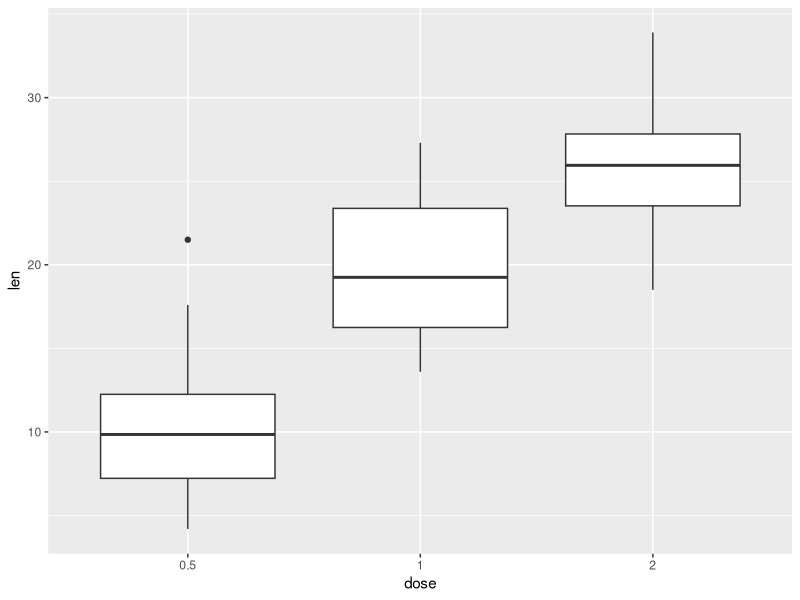
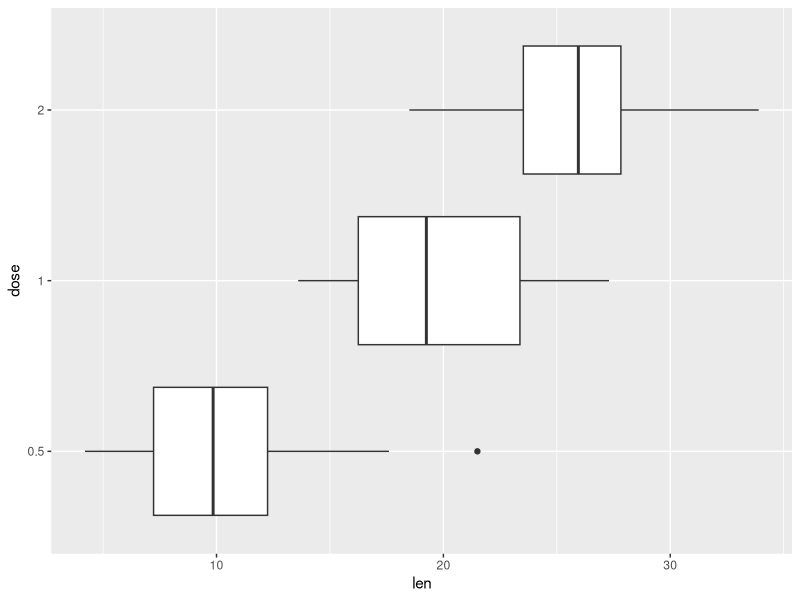
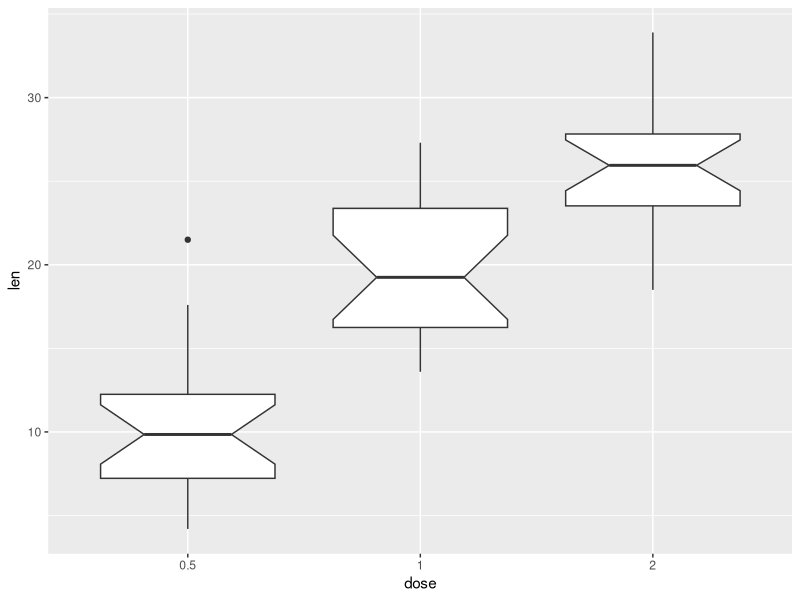
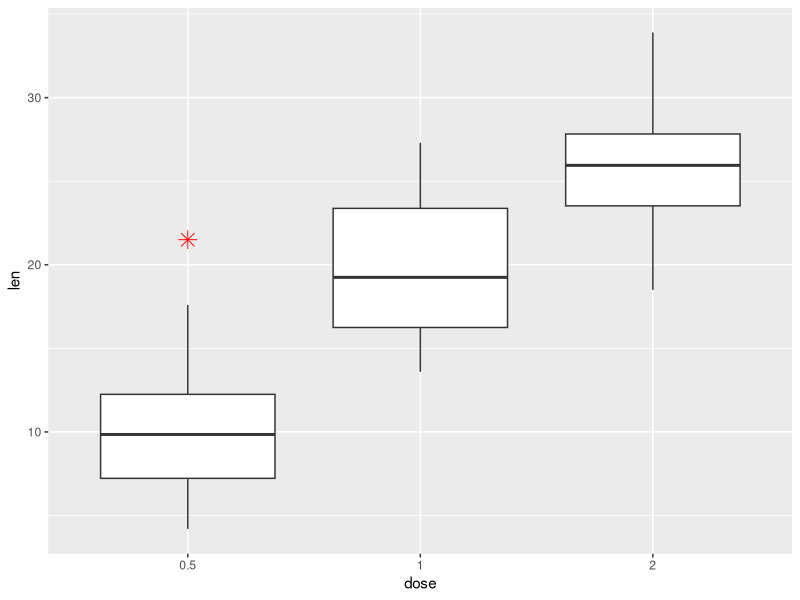
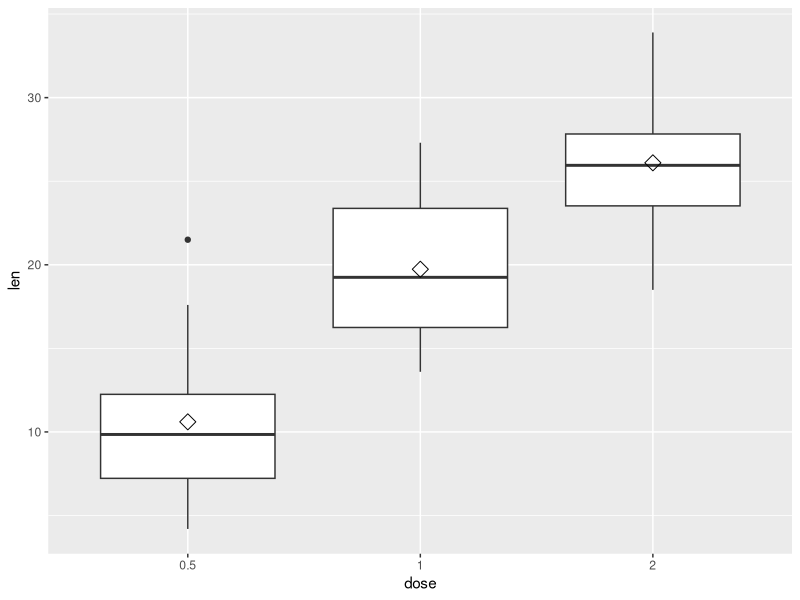
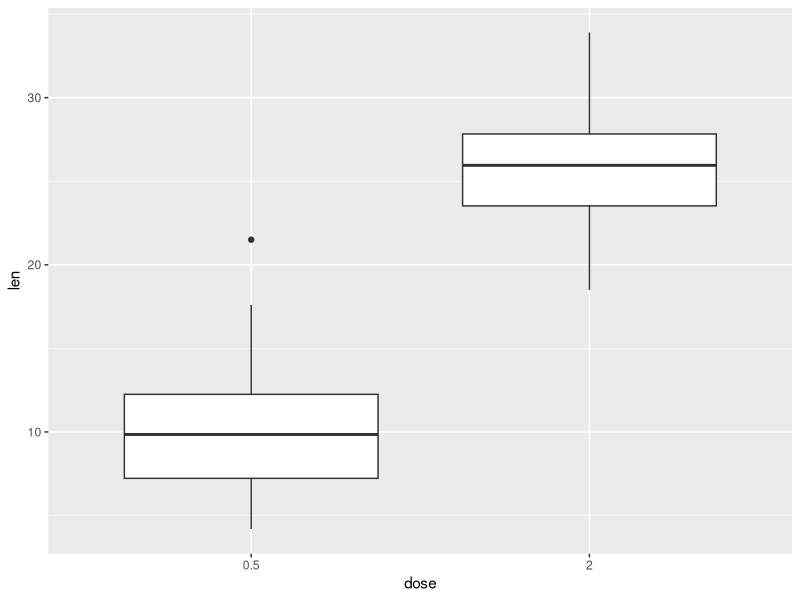
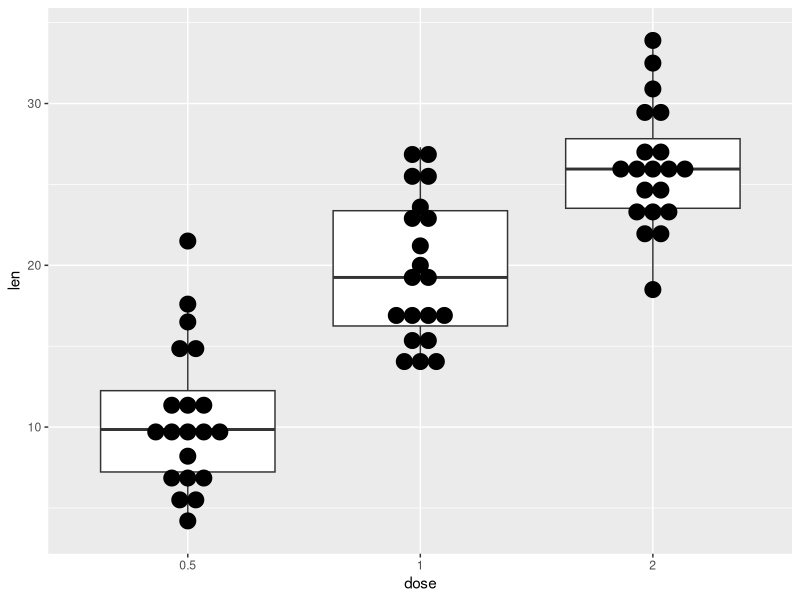
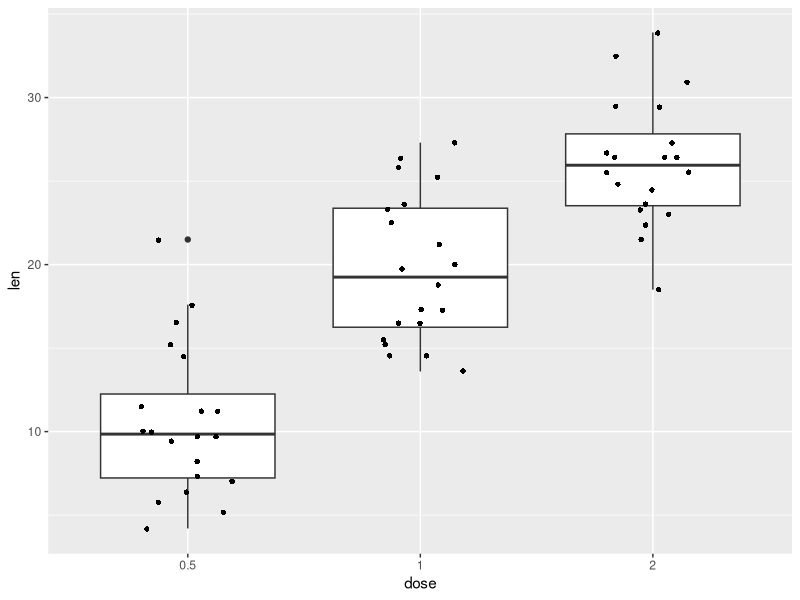

Reproduce these figures in R, in order.
########################## DIAGRAMAS DE CAJAS ##################################

### PREPARAR LOS DATOS
ToothGrowth$dose <- as.factor(ToothGrowth$dose)
head(ToothGrowth)

### DIAGRAMAS DE CAJA BASICO
library(ggplot2)
# Diagrama de caja básico
p <- ggplot(ToothGrowth, aes(x=dose, y=len)) + 
  geom_boxplot()
p
# Rotar el diagrama de caja
p + coord_flip()
# diagrama de caja con muescas
ggplot(ToothGrowth, aes(x=dose, y=len)) + 
  geom_boxplot(notch=TRUE)
# Cambiar valores atípicos, color, forma y tamaño
ggplot(ToothGrowth, aes(x=dose, y=len)) + 
  geom_boxplot(outlier.colour="red", outlier.shape=8,
               outlier.size=4)
# Diagrama de caja con puntos medios
p + stat_summary(fun=mean, geom="point", shape=23, size=4)
#Elegir que elemnetos mostrar
p + scale_x_discrete(limits=c("0.5", "2"))

##DIAGRAMA DE CAJAS CON PUNTOS##
p + geom_dotplot(binaxis='y', stackdir='center', dotsize=1)
#Diagrama de caja con puntos jittered
# 0.2: grado de fluctuación en la dirección x
p + geom_jitter(shape=16, position=position_jitter(0.2))

## CAMBIAR COLORES
# Cambiar los colores de las lineas por grupos
p<-ggplot(ToothGrowth, aes(x=dose, y=len, color=dose)) +
  geom_boxplot()
p
# Usar paletas de colores personalizadas
p+scale_color_manual(values=c("#999999", "#E69F00", "#56B4E9"))
# Usa paletas de colores cerveceros
p+scale_color_brewer(palette="Dark2")
# Usa escala de grises
p + scale_color_grey() + theme_classic()
## Cambiar los colores de relleno del diagrama de caja
# Usar un solo color
ggplot(ToothGrowth, aes(x=dose, y=len)) +
  geom_boxplot(fill='#A4A4A4', color="black")+
  theme_classic()
# Cambiar los colores del diagrama de caja por grupos
p<-ggplot(ToothGrowth, aes(x=dose, y=len, fill=dose)) +
  geom_boxplot()
p
# Usar paletas de colores personalizadas
p+scale_fill_manual(values=c("#999999", "#E69F00", "#56B4E9"))
# Usa paletas de colores cerveceros
p+scale_fill_brewer(palette="Dark2")
# Usa escala de grises
p + scale_fill_grey() + theme_classic()

## CAMBIAR LA POSCICION DE LA LEYENDA
p + theme(legend.position="top")
p + theme(legend.position="bottom")
p + theme(legend.position="none") # Eliminar leyenda

## CAMBIAR EL ORDEN DE LOS ELEMENTOS EN LA LEYENDA
p + scale_x_discrete(limits=c("2", "0.5", "1"))

### DIAGRAMA DE CAJA CON MULTIPLES GRUPOS
# Cambiar los colores del diagrama de caja por grupos
ggplot(ToothGrowth, aes(x=dose, y=len, fill=supp)) +
  geom_boxplot()
# Cambiar la posicion
p<-ggplot(ToothGrowth, aes(x=dose, y=len, fill=supp)) +
  geom_boxplot(position=position_dodge(1))
p
# Agregar puntos
p + geom_dotplot(binaxis='y', stackdir='center',
                 position=position_dodge(1))
# Cambiar colores
p+scale_fill_manual(values=c("#999999", "#E69F00", "#56B4E9"))

### DIAGRAMAS DE CAJA PERSONALIZADOS
# Diagrama de caja básico
ggplot(ToothGrowth, aes(x=dose, y=len)) + 
  geom_boxplot(fill="gray")+
  labs(title="Plot of length per dose",x="Dose (mg)", y = "Length")+
  theme_classic()
# Cambiar automáticamente el color por grupos
bp <- ggplot(ToothGrowth, aes(x=dose, y=len, fill=dose)) + 
  geom_boxplot()+
  labs(title="Plot of length  per dose",x="Dose (mg)", y = "Length")
bp + theme_classic()
# Colores continuos
bp + scale_fill_brewer(palette="Blues") + theme_classic()
# Colores discretos
bp + scale_fill_brewer(palette="Dark2") + theme_minimal()
# Colores degradados
bp + scale_fill_brewer(palette="RdBu") + theme_minimal()

########################## GRAFICOS DE BARRAS ##################################

### DATOS
df <- data.frame(dose=c("D0.5", "D1", "D2"),
                 len=c(4.2, 10, 29.5))
head(df)

### CREAR DIGRAMAS EN BARRAS
library(ggplot2)
# Diagrama de barras básico
p<-ggplot(data=df, aes(x=dose, y=len)) +
  geom_bar(stat="identity")
p
# Gráfico de barras horizontales
p + coord_flip()
# Cambiar el ancho de las barras
ggplot(data=df, aes(x=dose, y=len)) +
  geom_bar(stat="identity", width=0.5)
# Cambiar colores
ggplot(data=df, aes(x=dose, y=len)) +
  geom_bar(stat="identity", color="blue", fill="white")
# Tema minimal + color de relleno azul
p<-ggplot(data=df, aes(x=dose, y=len)) +
  geom_bar(stat="identity", fill="steelblue")+
  theme_minimal()
p
# Elegir que elementos mostrar
p + scale_x_discrete(limits=c("D0.5", "D2"))
# Etiquetas fuera de las barras
ggplot(data=df, aes(x=dose, y=len)) +
  geom_bar(stat="identity", fill="steelblue")+
  geom_text(aes(label=len), vjust=-0.3, size=3.5)+
  theme_minimal()
# Etiquetas dentro de las barras
ggplot(data=df, aes(x=dose, y=len)) +
  geom_bar(stat="identity", fill="steelblue")+
  geom_text(aes(label=len), vjust=1.6, color="white", size=3.5)+
  theme_minimal()

### DIAGRAMAS DE BARRAS DE CONTEOS 
head(mtcars)
# No asigne una variable a y  ### ERROR ###
ggplot(mtcars, aes(x=factor(cyl)))+
  geom_bar(stat="count", width=0.7, fill="steelblue")+
  theme_minimal()
# Colores de contorno
p<-ggplot(df, aes(x=dose, y=len, color=dose)) +
  geom_bar(stat="identity", fill="white")
p
# Colores de relleno
p<-ggplot(df, aes(x=dose, y=len, fill=dose)) +
  geom_bar(stat="identity")+theme_minimal()
p
# Usa contorno negro
ggplot(df, aes(x=dose, y=len, fill=dose))+
  geom_bar(stat="identity", color="black")+
  scale_fill_manual(values=c("#999999", "#E69F00", "#56B4E9"))+
  theme_minimal()

## POSCICION DE LEYENDA
# Cambiar los colores de relleno de la barra a azules
p <- p+scale_fill_brewer(palette="Blues")
p + theme(legend.position="top")
p + theme(legend.position="bottom")
p + theme(legend.position="none")
# Orden de elementos en la leyenda
p + scale_x_discrete(limits=c("D2", "D0.5", "D1"))

### DIAGRAMAS DE BARRAS CON VARIOS GRUPOS
df2 <- data.frame(supp=rep(c("VC", "OJ"), each=3),
                  dose=rep(c("D0.5", "D1", "D2"),2),
                  len=c(6.8, 15, 33, 4.2, 10, 29.5))
head(df2)

# Gráfica de barras apiladas con múltiples grupos 
ggplot(data=df2, aes(x=dose, y=len, fill=supp)) +
  geom_bar(stat="identity")
# Usar position=position_dodge()
ggplot(data=df2, aes(x=dose, y=len, fill=supp)) +
  geom_bar(stat="identity", position=position_dodge())